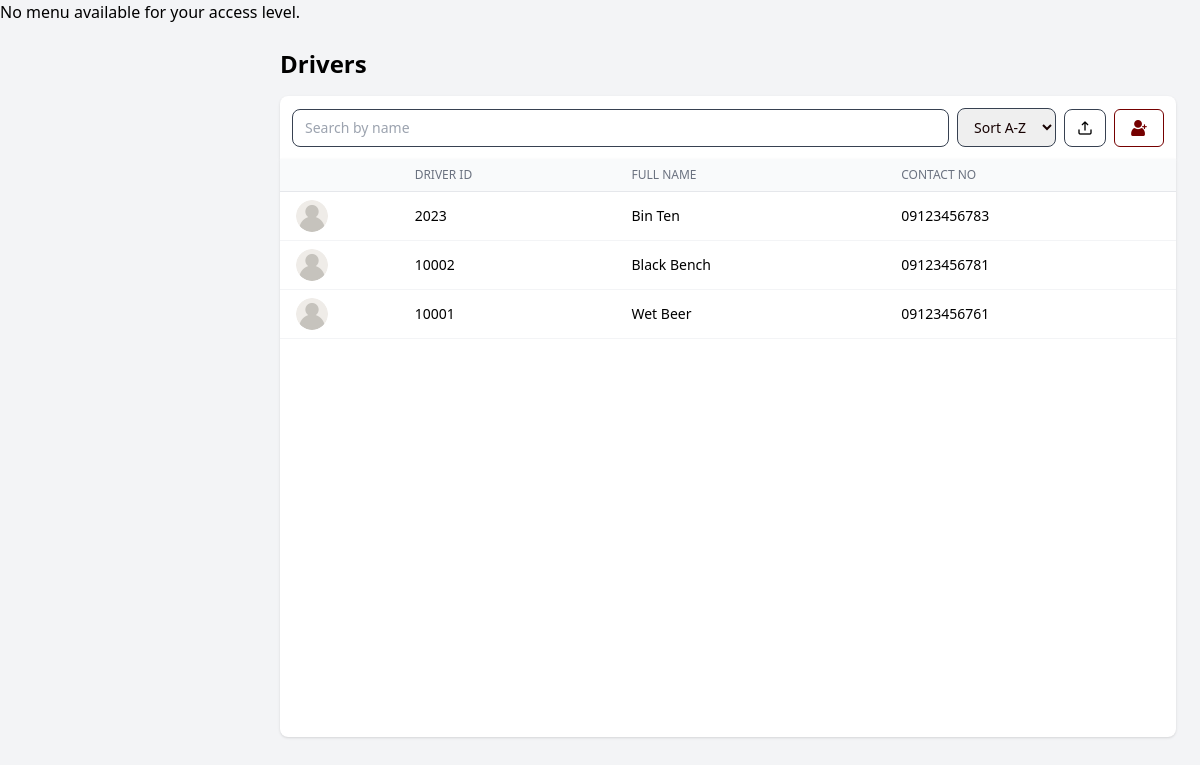
Before: /app/modules/shared/views/driver.php (signed in) with the older database file.
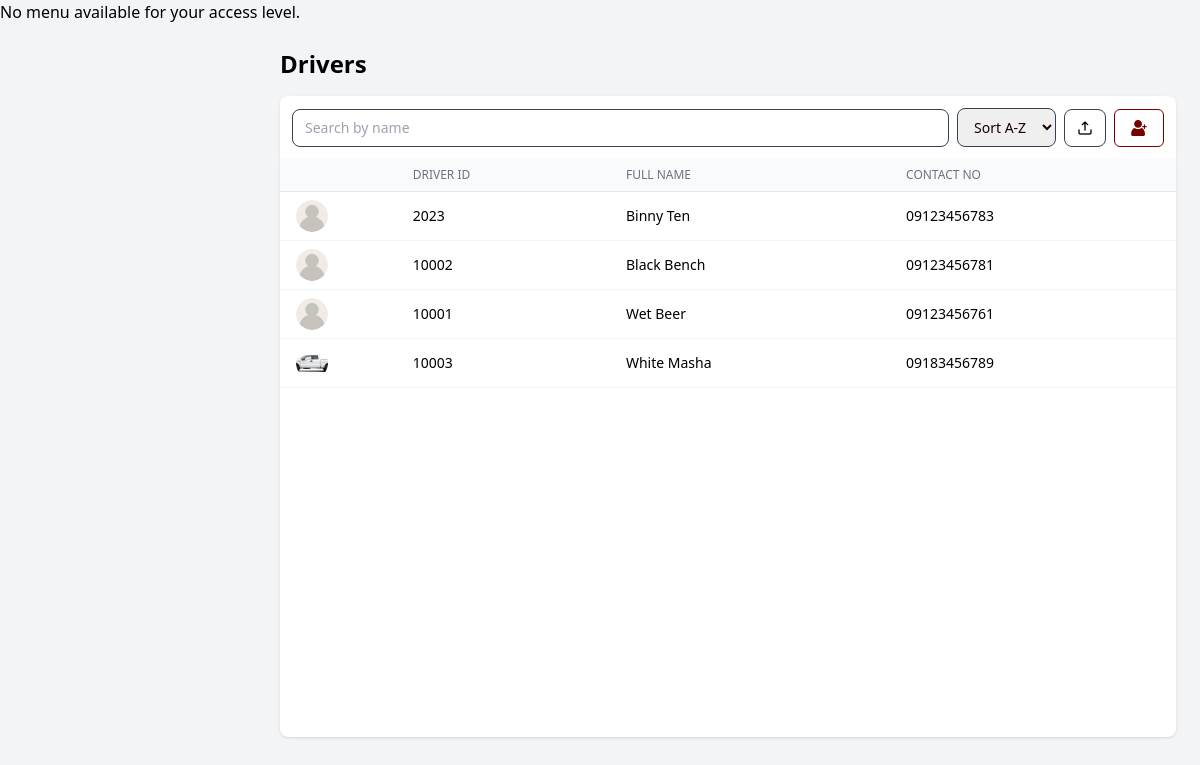
After: the same page with the newer database file.
### tables this page shows
CREATE TABLE `driver` (
  `driver_id` int(10) unsigned NOT NULL AUTO_INCREMENT,
  `firstName` varchar(50) NOT NULL,
  `lastName` varchar(50) NOT NULL,
  `contact` varchar(11) DEFAULT NULL,
  `hire_date` date DEFAULT NULL,
  `profile_picture` varchar(255) DEFAULT NULL,
  PRIMARY KEY (`driver_id`)
);

### app/core/BaseModel.php (called while the page is built, shortened)
<?php
class BaseModel {
    protected $host = 'localhost';
    protected $user = 'root';
    protected $pass = '';
    protected $name = 'u_request';
    private function connect() {
        $this->db = @new mysqli($this->host, $this->user, $this->pass, $this->name);
    }
}

### app/controllers/DriverController.php (called while the page is built, shortened)
<?php
require_once __DIR__ . '/../models/DriverModel.php';
class DriverController {
    private $model;
    public function __construct() {
        $this->model = new  DriverModel();
    }
    public function getAllDriver() {
        return $this->model->getAllDriver();
    }
}

### app/models/DriverModel.php (called while the page is built, shortened)
<?php
require_once __DIR__ . '/../core/BaseModel.php';
class DriverModel extends BaseModel {
    public function getAllDriver() {
       $sql = "
            SELECT
                d.driver_id,
                d.firstName,
                d.lastName,
                CONCAT(d.firstName, ' ', d.lastName) AS full_name,
                d.contact,
                d.hire_date,
                d.profile_picture,
                'Available' AS status
            FROM driver d
            ORDER BY full_name ASC
        ";
        $result = $this->db->query($sql);
        return $result->fetch_all(MYSQLI_ASSOC);
    }
}

### app/modules/shared/views/driver.php (the view, shortened to what this page needs)
<?php
require_once __DIR__ . '/../../../controllers/DriverController.php';
$controller = new DriverController(); $drivers = $controller->getAllDriver();
?>
<!DOCTYPE html>
<html lang="en">
<head>
  <link rel="stylesheet" href="/public/assets/css/output.css" />
</head>
<body class="bg-gray-100">
  <?php
  if ($_SESSION['access_level'] == 1) {
      include COMPONENTS_PATH . '/superadmin_menu.php';
  } elseif ($_SESSION['access_level'] == 3) {
      include COMPONENTS_PATH . '/motorpool_menu.php';
  } else {
      echo "<p>No menu available for your access level.</p>";
  }
  ?>
  <main class="ml-16 md:ml-64 flex flex-col min-h-screen transition-all duration-300">
    <div class="p-6">
      <h1 class="text-2xl font-bold mb-4">Drivers</h1>
      <div x-data="{ showDetails: false, selected: {} }" class="grid grid-cols-1 md:grid-cols-3 gap-4">
        <div :class="showDetails ? 'col-span-2' : 'col-span-3'">
          <div class="p-3 flex flex-wrap gap-2 justify-between items-center bg-white shadow rounded-t-lg">
            <input type="text" id="searchUser" placeholder="Search by name" class="flex-1 min-w-[200px] input-field">
            <select class="input-field" id="sortUsers">
                <option value="az">Sort A-Z</option>
            </select>
            <button title="Export" id="export" class="btn-upper">
                <img src="/public/assets/img/export.png" alt="User" class="size-4 my-0.5">
            </button>
                <div x-data="{ showModal: false }">
            <button @click="showModal = true" title="Add new driver" class="btn btn-secondary">
                <img src="/public/assets/img/add-admin.png" alt="User" class="size-4 my-0.5">
            </button>
          </div>
          </div>
          <div class="overflow-x-auto h-[578px] overflow-y-auto rounded-b-lg shadow bg-white">
          <table class="min-w-full divide-y divide-gray-200 bg-white rounded-lg p-2">
            <thead class="bg-gray-50">
              <tr>
                <th class="px-4 py-2 text-left text-xs font-medium text-gray-500 uppercase">&nbsp;</th>
                <th class="px-4 py-2 text-left text-xs font-medium text-gray-500 uppercase">Driver ID</th>
                <th class="px-4 py-2 text-left text-xs font-medium text-gray-500 uppercase">Full Name</th>
                <th class="px-4 py-2 text-left text-xs font-medium text-gray-500 uppercase">Contact No</th>
              </tr>
            </thead>
            <tbody id="usersTable" class="text-sm">
            <?php if (!empty($drivers)): ?>
              <?php foreach ($drivers as $person): ?>
                <tr
                  data-staffid="<?= htmlspecialchars($person['driver_id']) ?>"
                  data-firstname="<?= htmlspecialchars($person['firstName']) ?>"
                  data-lastname="<?= htmlspecialchars($person['lastName']) ?>"
                  @click="
                    selected = {
                      staff_id: '<?= htmlspecialchars($person['driver_id']) ?>',
                      firstName: '<?= htmlspecialchars($person['firstName']) ?>',
                      lastName: '<?= htmlspecialchars($person['lastName']) ?>',
                      contact: '<?= htmlspecialchars($person['contact']) ?>',
                      hire_date: '<?= htmlspecialchars($person['hire_date']) ?>',
                      status: '<?= htmlspecialchars($person['status']) ?>',
                      profile_picture: '<?= !empty($person['profile_picture']) ? $person['profile_picture'] : '' ?>'
                    };
                    showDetails = true;
                    $nextTick(() => {
                      const preview = document.getElementById('profile-preview');
                      if (!preview) return;
                      preview.dataset.staffid = selected.staff_id;
                      preview.src = selected.profile_picture
                        ? '/public/uploads/profile_pics/' + selected.profile_picture
                        : '/public/assets/img/user-default.png';
                    });
                  "
                  class="cursor-pointer hover:bg-gray-100 border-b border-gray-100"
                >
                  <td class="pl-4 py-2">
                    <img src="<?= !empty($person['profile_picture'])
                                  ? '/public/uploads/profile_pics/' . $person['profile_picture']
                                  : '/public/assets/img/user-default.png' ?>"
                        alt="User" class="size-8 rounded-full object-cover">
                  </td>
                  <td class="px-4 py-2">
                    <?= htmlspecialchars($person['driver_id']) ?>
                  </td>
                  <td class="px-4 py-2">
                    <?= htmlspecialchars($person['firstName'] . ' ' . $person['lastName']) ?>
                  </td>
                  <td class="px-4 py-2">
                    <?= htmlspecialchars($person['contact']) ?>
                  </td>
                </tr>
              <?php endforeach; ?>
            <?php else: ?>
              <tr>
                <td colspan="5" class="text-center py-4 text-gray-500">No driver records found.</td>
              </tr>
            <?php endif; ?>
          </tbody>
          </table>
          </div>
        </div>
      </div>
    </div>
  </main>
</body>
</html>

Changed rows visible on the page:
changed driver id 2023: firstName+lastName "Bin Ten" → "Binny Ten"
added driver: profile_picture (picture), driver_id "10003", firstName+lastName "White Masha", contact "09183456789"
